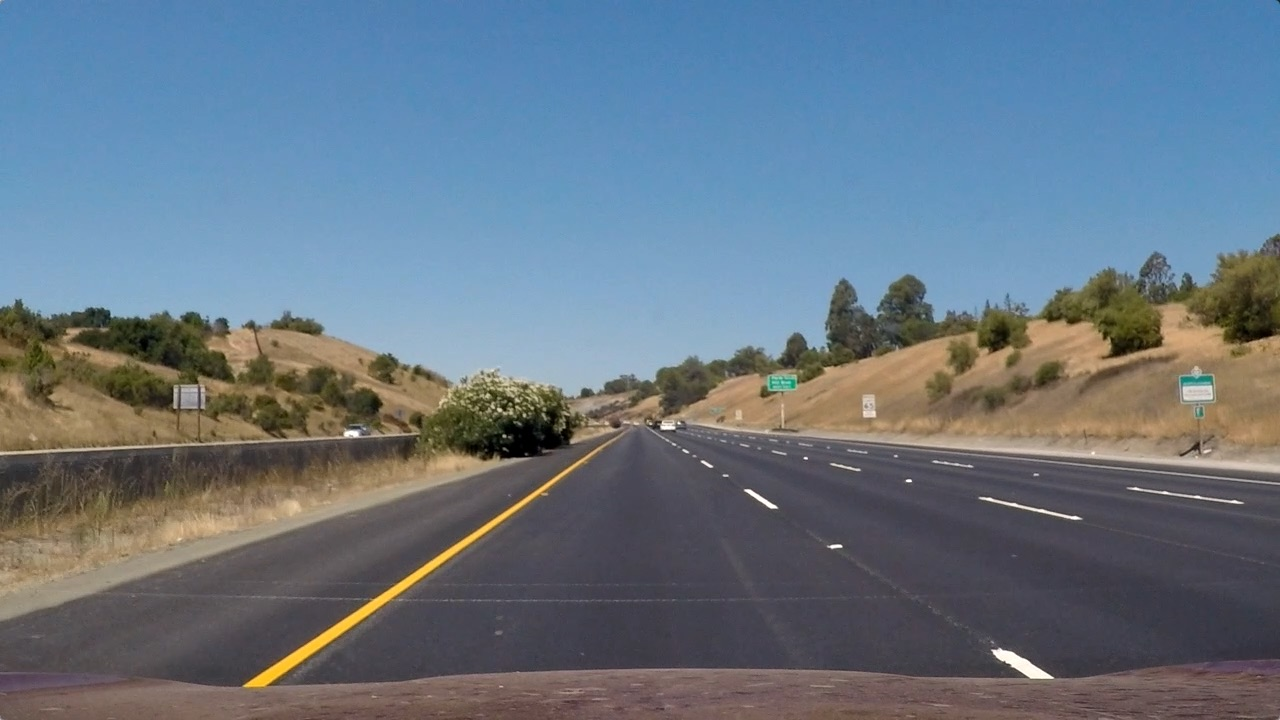
#> input picture test_images/straight_lines1.jpg, 1280 x 720 px; its folder holds only this picture in this run
$ jupyter execute --allow-errors AdvancedLaneFinding.ipynb   (shell and % lines are left out)   (older library calls are emulated)
#> lines starting #> are read from the running program, lines starting #| are printed output that depends on the picture; after the words box and inside, x2 and y2 are one past the last pixel; in counts of white or black regions, pixels touching at a corner belong together
#> further down, orginal_image is the input picture: shape (720, 1280, 3); mean R, G, B 103.2, 117.7, 131.2
[cell 1]
import os
import cv2
import numpy as np
import matplotlib.image as mpimg
import matplotlib.pyplot as plt
import pickle
from moviepy.editor import VideoFileClip
from IPython.display import HTML

# Helper Functions

[cell 2]
#The below function is used to undistor the image by using the camera calibration parameter by reading it from the pickle file
def undistortImage(orginal_image):
    #load the cameara calibration values Dictionary from the pickle which was calucated in the CameraCalibration.ipynd
    Loaded_CameraCalibrationData = pickle.load( open( "CameraCalibrationData.p", "rb" ))
#> (reads CameraCalibrationData.p from the repository)

    #undistort the image by using the calibration matrix and distortion coefficients in the cv2.undistort function
    undistorted_image = cv2.undistort(orginal_image,Loaded_CameraCalibrationData["mtx"] ,Loaded_CameraCalibrationData["dist"], None,Loaded_CameraCalibrationData["mtx"])

    return undistorted_image

'''The below function is used to superimpose the detected Lane lines over the original image,
   to achive this cv2.addWeighted function is used'''
def weighted_img(img, initial_img, α=1, β=0.3, γ=0.):
    return cv2.addWeighted(initial_img, α, img, β, γ)

# Wrap Class

The Wrap class is used to apply perspective trasnformation or inverse perspective over the provided image

[cell 3]
class Wrap:
    def __init__(self):
        #defined the Source and Destination point on the image based on which the perspective trasformation done
        src = np.float32([[580, 450],[190,720],[1110,720],[708,450]])
        dst = np.float32([[320,0],[320,720],[960,720],[960,0]])
        #Calculate transform matrix for above Source and Destination point
        self.M = cv2.getPerspectiveTransform(src, dst)
        #Calculate inverse transform matrix for above Source and Destination point
        self.M_inv = cv2.getPerspectiveTransform(dst, src)

    #The below fucntion is used to do perspective trasformation over the sent image
    def perspectiveWarp(self,Image):
        #store the image size
        img_size = (Image.shape[1],Image.shape[0])
        #cv2.warpPerspective function is used to apply the perspective trasformation over the image using the transform matrix(M)
        warped = cv2.warpPerspective(Image, self.M, img_size, flags=cv2.INTER_LINEAR)
        return warped

    #The below fucntion is used to do inverse perspective trasformation over the sent image
    def perspectiveWarpInv(self,Image):
        #store the image size
        img_size = (Image.shape[1],Image.shape[0])
        #cv2.warpPerspective function is used to apply the inverse perspective trasformation over the image using the inverse transform matrix(M_inv)
        warped = cv2.warpPerspective(Image, self.M_inv, img_size, flags=cv2.INTER_LINEAR)
        return warped

# ColourAndGradient Class

The ColourAndGradient is used to apply the Colour and gradient filtering over the image to get the required pixels for the detection of the lane lines

[cell 4]
class ColourAndGradient:
    def __init__(self,Undistored_image):
        #store the undistored image
        self.Image = Undistored_image

        # Convert to HLS color space
        self.hls = cv2.cvtColor(self.Image, cv2.COLOR_RGB2HLS)
#> self.hls: shape (720, 1280, 3); mean of channels 0, 1, 2 87.3, 117.4, 66.4

        #Separate the H,L,S channels from the converted image
        self.h_channel = self.hls[:,:,0]
        self.l_channel = self.hls[:,:,1]
        self.s_channel = self.hls[:,:,2]

        #Sobel kernel size
        self.ksize = 3 # Choose a larger odd number to smooth gradient measurements

        #set Thresholds used for the gradient filtering
        self.sobel_thresh=(20, 100)
        self.mag_thresh=(40, 100)
        self.dir_thresh = (0.6, 1.4)

        #set Thresholds used for the Color filtering
        self.s_thresh=115
        self.l_thresh=40
        self.l_thresh1=200

        #Calculate the sobel for both x and Y orientation which will be used for the filtering
        self.sobelx = cv2.Sobel(self.l_channel, cv2.CV_64F, 1, 0,ksize = self.ksize)
        self.sobely = cv2.Sobel(self.l_channel, cv2.CV_64F, 0, 1,ksize = self.ksize)
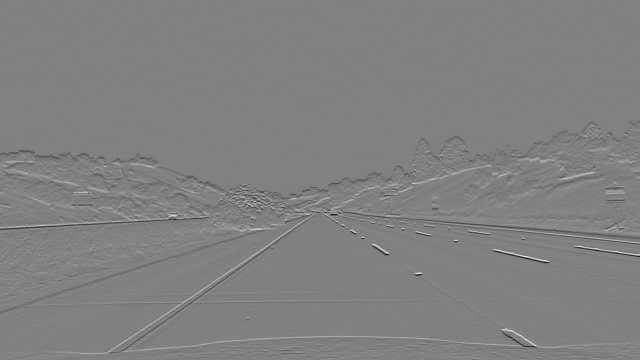
#> self.sobely: shape (720, 1280) float64 (shown at 1/2 size); min -694, max 677, mean -0.3; drawn with min black and max white

    #The below function is used to filter out the pixel based Gradient strength
    def grad_threshold(self,orient = 'x'):
        # Calculate directional gradient
        #check the input orient
#> called with orient = 'x'
        if orient == 'x':
            #get the absolute value of the Sobel X gradient
            abs_sobel = np.absolute(self.sobelx)
        else:
            #get the absolute value of the Sobel Y gradient
            abs_sobel = np.absolute(self.sobely)

        #convert the abosule value image into 8-bit
        scaled_sobel = np.uint8(255*abs_sobel/np.max(abs_sobel))

        #create a similar scaled_sobel size image with zero
        grad_binary = np.zeros_like(scaled_sobel)

        # Apply threshold and set the pixel which satisfies the condtion as 1
        grad_binary[(scaled_sobel > self.sobel_thresh[0]) & (scaled_sobel <= self.sobel_thresh[1])] = 1

        return grad_binary

    #The below function is used to filter out the pixel based magnitude of the Gradient
    def mag_threshold(self):
        # Calculate gradient magnitude
        abs_sobel_xy = np.sqrt((self.sobelx**2) + (self.sobely**2))

        #convert the magnitude gradient image into 8-bit
        scaled_sobel = np.uint8(255*abs_sobel_xy/np.max(abs_sobel_xy))

        #create a similar scaled_sobel size image with zero
        mag_binary = np.zeros_like(scaled_sobel)

        # Apply magnitude threshold and set the pixel which satisfies the condtion as 1
        mag_binary[(scaled_sobel > self.mag_thresh[0]) & (scaled_sobel <= self.mag_thresh[1])] = 1

        return mag_binary

    def dir_threshold(self):
        #get the absolute value of the Sobel X gradient
        abs_sobel_x = np.absolute(self.sobelx)

        #get the absolute value of the Sobel Y gradient
        abs_sobel_y = np.absolute(self.sobely)

        # Calculate gradient direction
        dirG = np.arctan2(abs_sobel_y, abs_sobel_x)
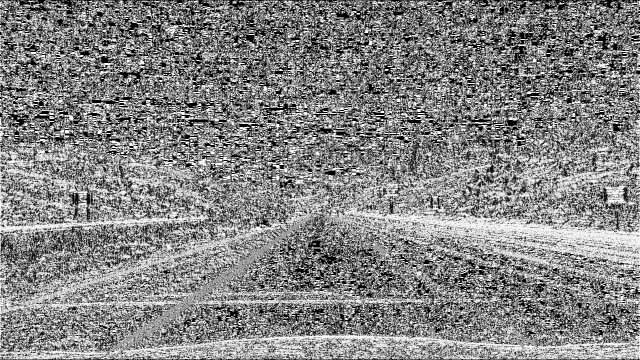
#> dirG: shape (720, 1280) float64 (shown at 1/2 size); min 0, max 1.57, mean 0.816; drawn with min black and max white

        #create a similar dirG size image with zero
        dir_binary = np.zeros_like(dirG)

        # Apply direction threshold and set the pixel which satisfies the condtion as 1
        dir_binary[(dirG > self.dir_thresh[0]) & (dirG < self.dir_thresh[1])] = 1
        return dir_binary

    def ApplyColourAndGradient(self):
        #Apply X directional Gradient
        gradx = self.grad_threshold(orient = 'x')
        #Apply Y directional Gradient
        grady = self.grad_threshold(orient = 'y')
        #apply Magnitude of the Gradient
        mag_binary = self.mag_threshold()
        #Apply Direction of the Gradient
        dir_binary = self.dir_threshold()

        #create a similar gradx size image with zero
        combined = np.zeros_like(gradx)

        #combining the all the gradient threshold filtered results
        combined[((gradx == 1) & (grady == 1)) & ((mag_binary == 1) & (dir_binary == 1))] = 1

        #create a similar s_channel size image with zero
        s_binary = np.zeros_like(self.s_channel)

        # Apply Color threshold for the below condition and set the pixel which satisfies the condtion as 1
        s_binary[((self.s_channel > self.s_thresh) & (self.l_channel > self.l_thresh)) | ((self.l_channel > self.l_thresh1)) ] = 1

        # Stack each channel
        color_binary = np.zeros_like(combined)

        #combining gradient filter result and Colour filter result
        color_binary[(combined == 1) | (s_binary==1)] = 1

        return color_binary

# Detect Lane Line and curvature Class

[cell 5]
class DetectLaneAndCurvature:
    def __init__(self,WrapImage):
        self.Image = WrapImage
        # Define conversions in x and y from pixels space to meters
        self.ym_per_pix = 30/720 # meters per pixel in y dimension
        self.xm_per_pix = 3.7/700 # meters per pixel in x dimension

    def find_lane_pixels(self):
        # Take a histogram of the bottom half of the image
        histogram = np.sum(self.Image[self.Image.shape[0]//2:,:], axis=0)
        # Find the peak of the left and right halves of the histogram
        # These will be the starting point for the left and right lines
        midpoint = np.int(histogram.shape[0]//2)
        leftx_base = np.argmax(histogram[:midpoint])
        rightx_base = np.argmax(histogram[midpoint:]) + midpoint

        # HYPERPARAMETERS
        # Set the number of sliding windows
        nwindows = 9
        # Set the width of the windows +/- margin
        margin = 100
        # Set minimum number of pixels found to recenter window
        minpix = 50

        # Set height of windows - based on nwindows above and image shape
        window_height = np.int(self.Image.shape[0]//nwindows)
        # Identify the x and y positions of all nonzero pixels in the image
        nonzero = self.Image.nonzero()
        nonzeroy = np.array(nonzero[0])
        nonzerox = np.array(nonzero[1])
        # Current positions to be updated later for each window in nwindows
        leftx_current = leftx_base
        rightx_current = rightx_base

        # Create empty lists to receive left and right lane pixel indices
        left_lane_inds = []
        right_lane_inds = []

        # Step through the windows one by one
        for window in range(nwindows):
            # Identify window boundaries in x and y (and right and left)
            win_y_low = self.Image.shape[0] - (window+1)*window_height
            win_y_high = self.Image.shape[0] - window*window_height
            #calculate the four below boundaries of the window
            win_xleft_low = leftx_current - margin
            win_xleft_high = leftx_current + margin
            win_xright_low = rightx_current - margin
            win_xright_high = rightx_current + margin

            ##Identify the nonzero pixels in x and y within the window ###
            good_left_inds = ((nonzeroy >= win_y_low) & (nonzeroy < win_y_high) &
            (nonzerox >= win_xleft_low) &  (nonzerox < win_xleft_high)).nonzero()[0]
            good_right_inds = ((nonzeroy >= win_y_low) & (nonzeroy < win_y_high) &
            (nonzerox >= win_xright_low) &  (nonzerox < win_xright_high)).nonzero()[0]

            # Append these indices to the lists
            left_lane_inds.append(good_left_inds)
            right_lane_inds.append(good_right_inds)

            #If you found > minpix pixels, recenter next window (`rightx_current` or `leftx_current`) on their mean position
            if len(good_left_inds) > minpix:
                leftx_current = np.int(np.mean(nonzerox[good_left_inds]))
            if len(good_right_inds) > minpix:
                rightx_current = np.int(np.mean(nonzerox[good_right_inds]))

        # Concatenate the arrays of indices (previously was a list of lists of pixels)
        try:
            left_lane_inds = np.concatenate(left_lane_inds)
            right_lane_inds = np.concatenate(right_lane_inds)
        except ValueError:
            # Avoids an error if the above is not implemented fully
            pass

        # Extract left and right line pixel positions
        leftx = nonzerox[left_lane_inds]
        lefty = nonzeroy[left_lane_inds]
        rightx = nonzerox[right_lane_inds]
        righty = nonzeroy[right_lane_inds]

        return leftx, lefty, rightx, righty

    def measure_curvature_real(self,leftx, lefty, rightx, righty):

        #Fit a second order polynomial to each using `np.polyfit` in meters
        left_fit_cr = np.polyfit(self.ym_per_pix*lefty, self.xm_per_pix*leftx, 2)
        right_fit_cr = np.polyfit(self.ym_per_pix*righty, self.xm_per_pix*rightx, 2)

        #defining the y-value where we want radius of curvature in meters
        y_eval = self.Image.shape[0] * self.ym_per_pix

        #calculating of R_curve (radius of curvature) in meters
        left_curverad = ((1+((2*left_fit_cr[0]*y_eval)+left_fit_cr[1])**2)**(3//2))/(2*left_fit_cr[0])  #calculating for the left line
        right_curverad = ((1+((2*right_fit_cr[0]*y_eval)+right_fit_cr[1])**2)**(3//2))/(2*right_fit_cr[0])  #calculating for the right line

        '''Since the radius of curvature value will large for a straight line,
           So if the value is greater than 4000 it is set as zero'''
        if((abs(left_curverad) > 4000) or (abs(right_curverad) > 4000)):
            #set left curvature value to 0
            left_curverad = 0
            #set right curvature value to 0
            right_curverad = 0

        return left_curverad, right_curverad

    # [17 lines left out: function calculate_vehicle_position, not called in this run]

    def fit_polynomial(self):
        # Find our lane pixels first
        leftx, lefty, rightx, righty = self.find_lane_pixels()

        #Fit a second order polynomial to each using `np.polyfit` with values from the find_lane_pixels function
        left_fit = np.polyfit(lefty, leftx, 2)
        right_fit = np.polyfit(righty, rightx, 2)

        # Generate y values for plotting lane
        ploty = np.linspace(0, self.Image.shape[0]-1, self.Image.shape[0] )

        # Generate X values for plotting lane
        left_fitx = left_fit[0]*ploty**2 + left_fit[1]*ploty + left_fit[2]
        right_fitx = right_fit[0]*ploty**2 + right_fit[1]*ploty + right_fit[2]

        # Calculate the radius of curvature in meters for both lane lines
        left_curverad_real, right_curverad_real = self.measure_curvature_real(leftx, lefty, rightx, righty)

        #check if both the readius of curvature is not equal zero
        if((left_curverad_real != 0) and (right_curverad_real != 0)):
            #calcualte the vehicle postion using the left and right radius of curvature
            vehicle_position = self.calculate_vehicle_position(left_fit,right_fit)
        else:
            '''set the vehicle_position to zero, because both the left and
               right radius are zero so it will be straight line'''
            vehicle_position = 0

        #store the calculated values in Dictionary
        value = {'ploty':ploty,
                 'left_fitx':left_fitx,
                 'right_fitx': right_fitx,
                 'vehicle_position':vehicle_position,
                 'left_curverad_real':np.round(left_curverad_real, 1),
                 'right_curverad_real':np.round(right_curverad_real, 1),
                 }

        return value

# Image PipeLine

[cell 6]
#directory of the input images
imageDir = "test_images/"
#directory in which the processed image must be saved
imageOutputDir = "output_images/"

#read all the image from the input directory for processing
for filename in os.listdir(imageDir):
    #split the file based on dot(.) which will be used for storing
    filenames =filename.split('.')

    #read the image
    orginal_image = mpimg.imread(imageDir+filename)

    #create a object for Wrap Class
    ImgWrap = Wrap()

    #undistort the original image
    undist_image = undistortImage(orginal_image)

    #create a object for ColourAndGradient Class
    CG = ColourAndGradient(undist_image)

    #apply Gradient and Colour fliteration over the undistorted image
    binaryImage = CG.ApplyColourAndGradient()
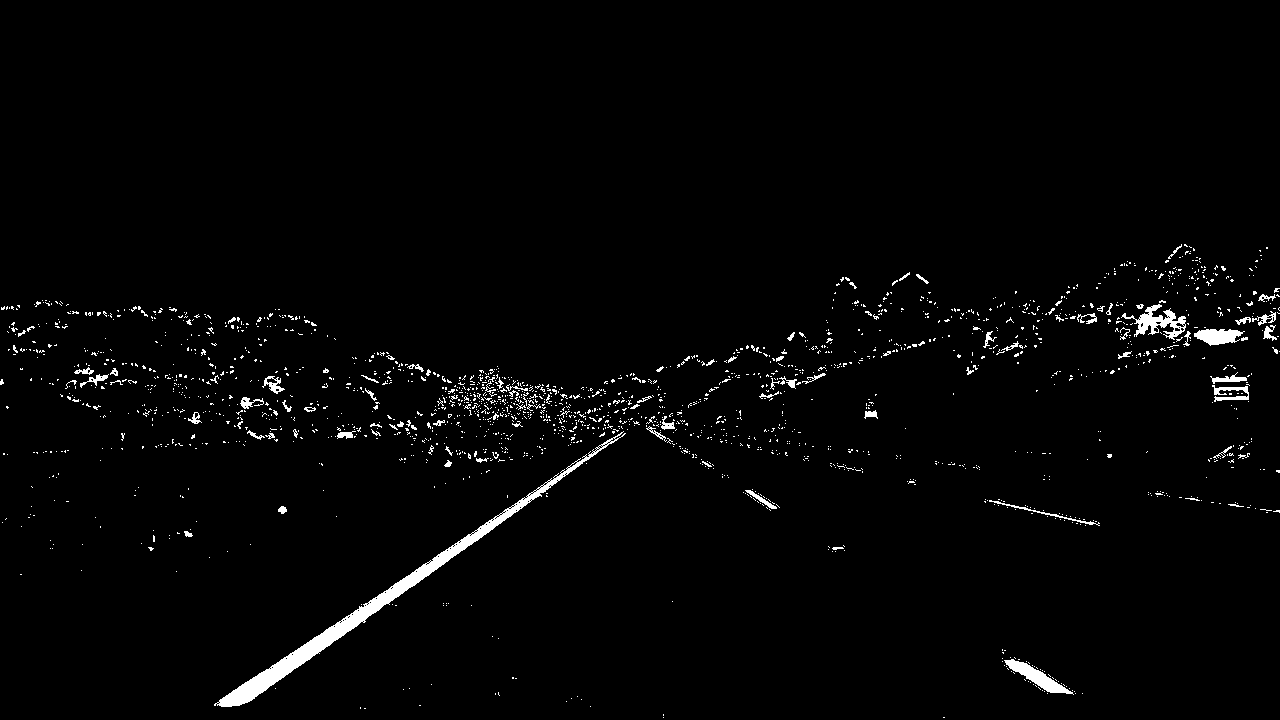
#> binaryImage: shape (720, 1280); values 0 (black) and 1 (white), 2% white; 1964 white regions (1868 under 20 px), largest, box (x1, y1, x2, y2) and area: (214, 431, 626, 707) 5191, (1121, 304, 1186, 340) 856, (1004, 659, 1074, 695) 756

    #Wrap the binary image to top view(i.e. bird-eye view)
    WrapImage = ImgWrap.perspectiveWarp(binaryImage)
#> in perspectiveWarp, `warped = cv2.warpPerspective(Image, self.M, img_size, flags=cv2.INTER_..`:
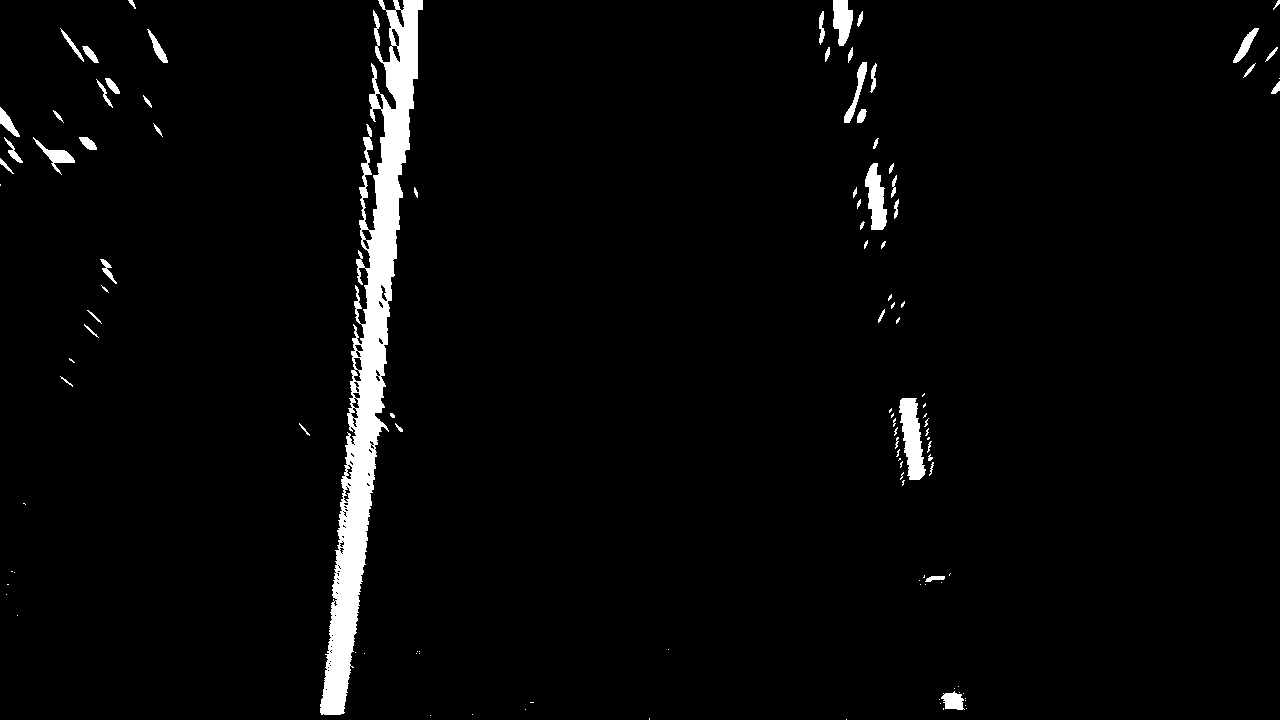
#> warped: shape (720, 1280); values 0 (black) and 1 (white), 3% white; 113 white regions (60 under 20 px), largest, box (x1, y1, x2, y2) and area: (320, 0, 423, 715) 20319, (899, 398, 926, 480) 1351, (865, 163, 887, 230) 916

    #create a object for DetectLaneAndCurvature Class
    DLC = DetectLaneAndCurvature(WrapImage)

    #apply lane detection over the wrapped image to get the lane lines,curavature of line and vehicle postion
    DLCValues= DLC.fit_polynomial()
#> in find_lane_pixels, `histogram = np.sum(self.Image[self.Image.shape[0]//2:,:], axis=0)`: histogram = 1280 values, max 259 at index 352, min 0 at index 0, mean 9.2
#> (the rest of the program and of its run is left out)
